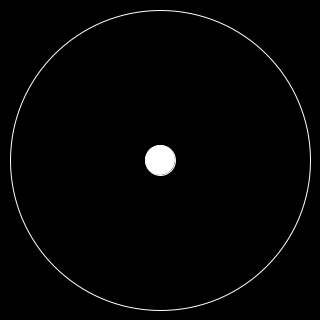
Frame 1 (no input)
Frame 60 (the mouse pressed at the canvas centre just before this capture): identical to frame 1, image omitted
Frame 120 (the mouse held since frame 60 and released just before this capture): identical to frame 1, image omitted

The Processing sketch that drew this single still picture (run headless with seeded random() and noise(); from frame 60 on, the mouse is pressed at the canvas centre):

// Processing sketch: cinc
// ── cinc.pde
int tx, ty;
int cx, cy;

void setup()
{
  size(320, 320);
  cx = tx = width/2;
  cy = ty = height/2;
}

int d2(int x1, int y1, int x2, int y2)
{
  int dx = x2 - x1, dy = y2 - y1;
  return dx*dx + dy*dy;
}

void draw()
{
  background(0);
  fill(0);
  stroke(255);
  ellipse(cx, cy, 300, 300);
  fill(255);
  int mx = mouseX, my = mouseY;
  if (d2(cx, cy, mx, my) < 135 * 135) {
    tx = mouseX;
    ty = mouseY;
  }
  ellipse(tx, ty, 30, 30);
}
